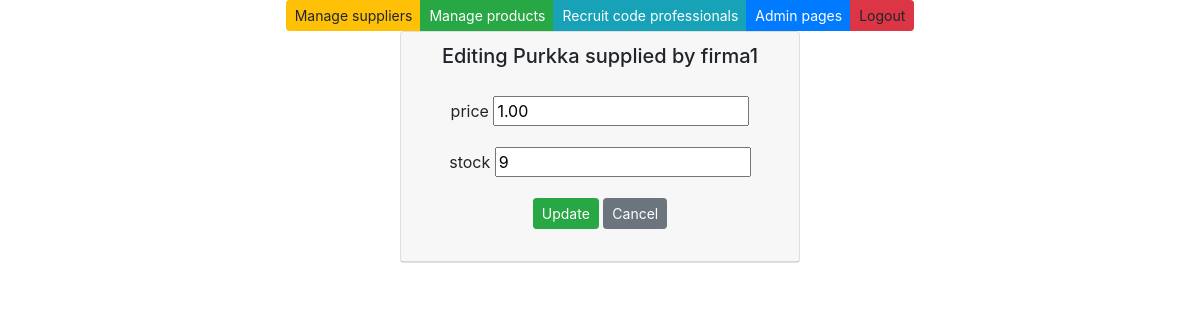
/edit-product-get/1/, run on an earlier commit of the app's database.
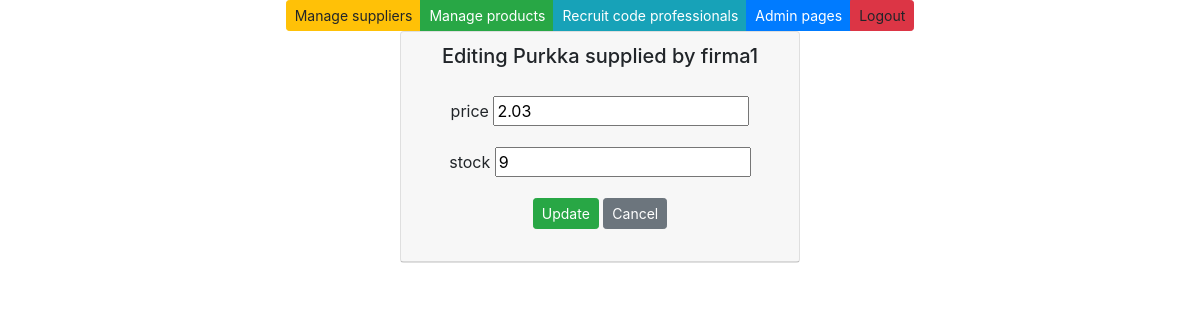
And on a later commit of the database.
### app/models.py (models this page shows, shortened)
class Product(models.Model):
    productname = models.CharField(max_length = 20, default = "laku")
    packagesize = models.CharField(max_length = 20, default = 3)
    unitprice = models.DecimalField(max_digits=8, decimal_places=2, default=1.00)
    unitsinstock = models.IntegerField(default = 3)
    supplier = models.ForeignKey(Supplier, on_delete=models.CASCADE)

class Supplier(models.Model):
    companyname = models.CharField(max_length = 50, default="firma")
    contactname = models.CharField(max_length = 50, default="firma")
    address = models.CharField(max_length = 100, default="firma")
    phone = models.CharField(max_length = 20, default="firma")
    email = models.CharField(max_length = 50, default="firma")
    country = models.CharField(max_length = 50, default="firma")

### app/views.py (the view)
# urls.py: path('edit-product-get/<int:id>/', edit_product_get),
def edit_product_get(request, id):
        product = Product.objects.get(id = id)
        context = {'product': product}
        return render (request,"edit_product.html",context)

### app/templates/edit_product.html (shortened to what this page needs)
{% extends 'index.html' %}
{% block content %}
<div class="card" style="width: 25rem;">
    <div class="card-header">
        <h5>Editing {{product.productname}} supplied by {{product.supplier.companyname}}</h5>
        <div class="card-body">
            <form method="post" action="/edit-product-post/{{product.id}}/">
                <div class="form-group">
                    <label>price</label>
                    <input type="number" step=".01" name="unitprice" value={{product.unitprice}}>
                </div>
                <div class="form-group">
                    <label>stock</label>
                    <input type="number" name="unitsinstock" value={{product.unitsinstock}}>
                </div>
                <input type="submit" value="Update" class="btn btn-success btn-sm">
                <input type="button" onclick="window.location.href='/products'" id="hide-btn"
                    class="btn btn-secondary btn-sm" value="Cancel">
            </form>
        </div>
    </div>
</div>
{% endblock %}

What changed in the data, as far as the page shows it:
changed Product "Purkka": unitprice "1.00" → "2.03"
